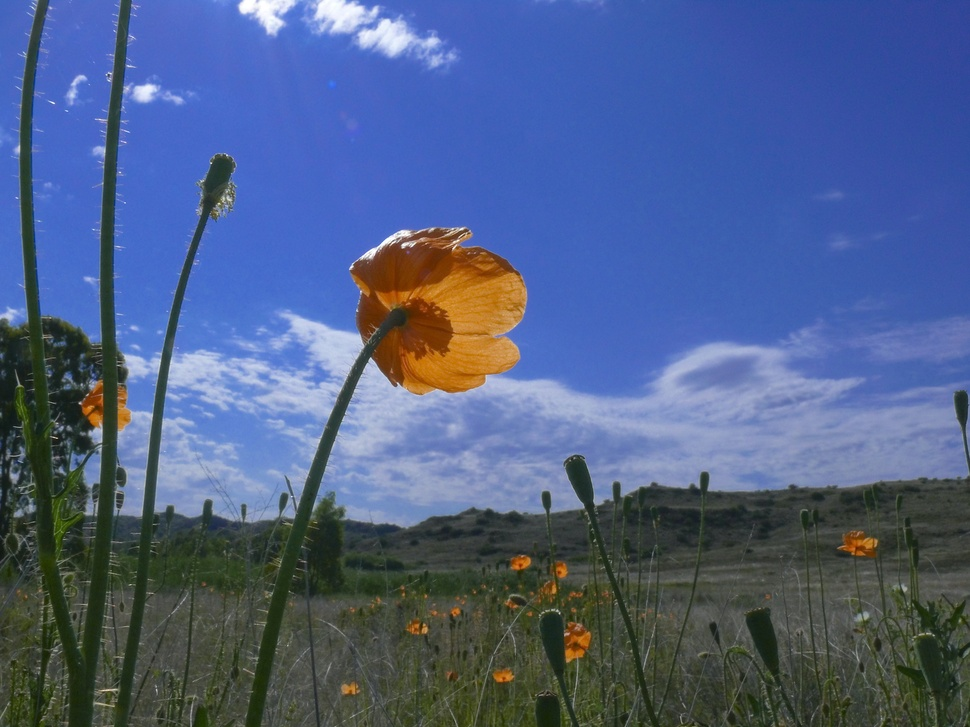
#> input picture image.jpg, 970 x 727 px, shrunk from 1598 x 1198 before the run
$ python 'Image Filter Code.py'
#> lines starting #> are read from the running program, lines starting #| are printed output that depends on the picture
######################################
# Image Filter Project Starter Code  #
#                                    #
#           Project STEM             #
#                                    #
#              9/20/19               #
#                                    #
######################################

# Before running any code, please run the following in the shell :
# pip install -r requirement.txt

# importing PIL.Image library and os library
from PIL import Image #from PIL import Image
import os

# Deletes old created images if they exist
images = ["combinedFilters.jpg","shade.jpg","tempdiffusion.jpg","enhance.jpg","grey.jpg"]
for i in images:
  if os.path.exists(i):
    os.remove(i)

# Adds two blank lines before any output
print("\n\n")

# Opens image - upload a Local File into repl.it
img = Image.open('image.jpg')
#> img is the input picture: PIL image 970x727 RGB; mean R, G, B 78.3, 96, 135

# Rescale image size down, if original is too large
width = img.width
#> width = 970
height = img.height
#> height = 727
mwidth = width // 1000
#> mwidth = 0
mheight = height // 1000
#> mheight = 0
if mwidth > mheight:
  scale = mwidth
else:
  scale = mheight
#> scale = 0
if scale != 0:
  img = img.resize( (width // scale, height // scale) )

########################
#    Example Filter    #
########################
def grey():
  # Creates an ImageCore Object from original image
  pixels = img.getdata()
  # Creates empty array to hold new pixel values
  new_pixels = []
  # For every pixel from our original image, it saves
  # a copy of that pixel to our new_pixels array
  for p in pixels:
    new_pixels.append(p)
  # Starts at the first pixel in the image
  location = 0
  # Continues until it has looped through all pixels
  while location < len(new_pixels):
    # Gets the current color of the pixel at location
    p = new_pixels[location]
    # Splits color into red, green and blue components
    r = p[0]
    g = p[1]
    b = p[2]
    # Perform pixel manipulation and stores results
    # to a new red, green and blue components

    newr = (r + g + b) // 3
    newg = (r + g + b) // 3
    newb = (r + g + b) // 3

    # Assign new red, green and blue components to pixel
    # at that specific location
    new_pixels[location] = (newr, newg, newb)
    # Changes the location to the next pixel in array
    location = location + 1
  # Creates a new image, the same size as the original
  # using RGB value format
  newImage = Image.new("RGB", img.size)
  # Assigns the new pixel values to newImage
  newImage.putdata(new_pixels)
  # Sends the newImage back to the main portion of program
  return newImage


#####################
#    Your Filter    #
#####################
#Establishing variables for color manipulation
Rvalue = 0
Gvalue = 0
Bvalue = 0

def shade(color):
  # Creates an ImageCore Object from original image
  pixels = img.getdata()
  # Creates empty array to hold new pixel values
  new_pixels = []
  # Creates variables for color RGB manipulation

  # For every pixel from our original image, it saves
  # a copy of that pixel to our new_pixels array
  for p in pixels:
    new_pixels.append(p)
  # Starts at the first pixel in the image
  location = 0

  if color == "pink":
    Rvalue = 50
    Bvalue = 50
    Gvalue = 1
  elif color == "green":
    Rvalue = 1
    Bvalue = 1
    Gvalue = 60
  elif color == "orange":
    Rvalue = 60
    Bvalue = 1
    Gvalue = 20

  # Continues until it has looped through all pixels
  while location < len(new_pixels):
    # Gets the current color of the pixel at location
    p = new_pixels[location]
    # Splits color into red, green and blue components
    r = p[0]
    g = p[1]
    b = p[2]
    # Perform pixel manipulation and stores results
    # to a new red, green and blue components

    newr = r + Rvalue
    newg = g + Gvalue
    newb = b + Bvalue

    # Assign new red, green and blue components to pixel
    # at that specific location
    new_pixels[location] = (newr, newg, newb)
    # Changes the location to the next pixel in array
    location = location + 1
  # Creates a new image, the same size as the original
  # using RGB value format
  newImage = Image.new("RGB", img.size)
  # Assigns the new pixel values to newImage
  newImage.putdata(new_pixels)
  # Sends the newImage back to the main portion of program
  return newImage


#####################################
#    Your Filters with User Input   #
#####################################
#establishing variables for color manipulation
coolr = 0
coolg = 0
coolb = 0

def tempdiffusion(tone):
  # Creates an ImageCore Object from original image
  pixels = img.getdata()
  # Creates empty array to hold new pixel values
  new_pixels = []
  # For every pixel from our original image, it saves
  # a copy of that pixel to our new_pixels array
  for p in pixels:
    new_pixels.append(p)
  # Starts at the first pixel in the image
  location = 0
  # Continues until it has looped through all pixels
  if tone == "warm":
    while location < len(new_pixels):
      # Gets the current color of the pixel at location
      p = new_pixels[location]
      # Splits color into red, green and blue components
      r = p[0]
      g = p[1]
      b = p[2]
      # Perform pixel manipulation and stores results
      # to a new red, green and blue components

      #Setting variables to change RGB values


      newr = r + (r // 2)
      newg = g + (g // 2)
      newb = b


      # Assign new red, green and blue components to pixel
      # at that specific location
      new_pixels[location] = (newr, newg, newb)
      # Changes the location to the next pixel in array
      location = location + 1
  if tone == "cool":
    while location < len(new_pixels):
      # Gets the current color of the pixel at location
      p = new_pixels[location]
      # Splits color into red, green and blue components
      r = p[0]
      g = p[1]
      b = p[2]
      # Perform pixel manipulation and stores results
      # to a new red, green and blue components


      newr = r
      newg = g + (g // 2)
      newb = b + (b // 2)

      # Assign new red, green and blue components to pixel
      # at that specific location
      new_pixels[location] = (newr, newg, newb)
      # Changes the location to the next pixel in array
      location = location + 1
  # Creates a new image, the same size as the original
  # using RGB value format
  newImage = Image.new("RGB", img.size)
  # Assigns the new pixel values to newImage
  newImage.putdata(new_pixels)
  # Sends the newImage back to the main portion of program
  return newImage

def enhance(scale):
  # Creates an ImageCore Object from original image
  pixels = img.getdata()
  # Creates empty array to hold new pixel values
  new_pixels = []
  # For every pixel from our original image, it saves
  # a copy of that pixel to our new_pixels array
  for p in pixels:
    new_pixels.append(p)
  # Starts at the first pixel in the image
  location = 0
  # Continues until it has looped through all pixels
  while location < len(new_pixels):
    # Gets the current color of the pixel at location
    p = new_pixels[location]
    # Splits color into red, green and blue components
    r = p[0]
    g = p[1]
    b = p[2]
    # Perform pixel manipulation and stores results
    # to a new red, green and blue components
    enhanceScale = ((scale * 8) + 50) // 10

    newr = r // 5 * enhanceScale
    newg = g // 5 * enhanceScale
    newb = b // 5 * enhanceScale

    # Assign new red, green and blue components to pixel
    # at that specific location
    new_pixels[location] = (newr, newg, newb)
    # Changes the location to the next pixel in array
    location = location + 1
  # Creates a new image, the same size as the original
  # using RGB value format
  newImage = Image.new("RGB", img.size)
  # Assigns the new pixel values to newImage
  newImage.putdata(new_pixels)
  # Sends the newImage back to the main portion of program
  return newImage

# Creates the four filter images and saves them to our files
a = grey()
#> the loop in grey, `for p in pixels:` made 705190 passes
#> p on passes 1 to 3: (66, 103, 191), (65, 102, 190), (65, 101, 189)
#> after the loop in grey, `for p in pixels:`: new_pixels = 705190 items
#> the loop in grey, `while location < len(new_pixels):` made 705190 passes
#> (r, g, b, newr, newg, newb) on passes 1 to 3: (66, 103, 191, 120, 120, 120), (65, 102, 190, 119, 119, 119), (65, 101, 189, 118, 118, 118)
#> after the loop in grey, `while location < len(new_pixels):`: location = 705190
#> in grey, `newImage = Image.new("RGB", img.size)`: newImage: PIL image 970x727 RGB; every value is 0
a.save("grey.jpg")
b = shade("pink")
#> the loop in shade, `for p in pixels:` made 705190 passes
#> after the loop in shade, `for p in pixels:`: new_pixels = 705190 items
#> the loop in shade, `while location < len(new_pixels):` made 705190 passes
#> (r, g, b, newr, newg, newb) on passes 1 to 3: (66, 103, 191, 116, 104, 241), (65, 102, 190, 115, 103, 240), (65, 101, 189, 115, 102, 239)
#> in shade, `newImage.putdata(new_pixels)`:
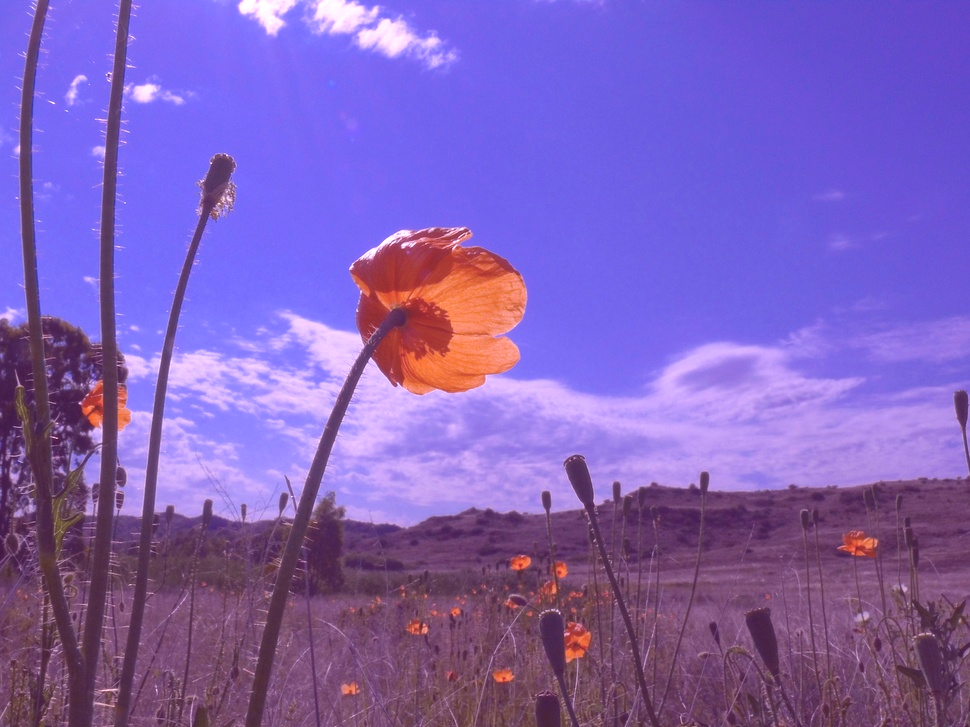
#> newImage: PIL image 970x727 RGB; mean R, G, B 128.2, 97, 184.1
b.save("Pink.jpg")
c = shade("green")
#> call 2 of shade, with color = 'green'
#> the loop in shade (call 2), `for p in pixels:` made 705190 passes
#> in shade (call 2), `newImage.putdata(new_pixels)`:
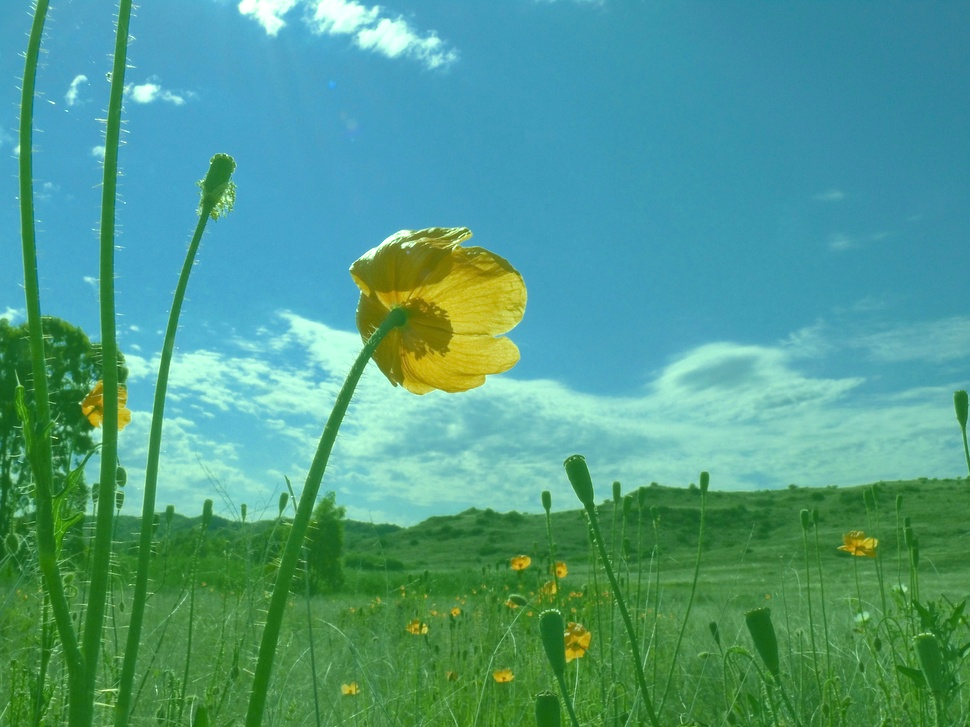
#> newImage: PIL image 970x727 RGB; mean R, G, B 79.3, 155.8, 136
c. save("Green.jpg")
d = shade("orange")
#> call 3 of shade, with color = 'orange'
#> the loop in shade (call 3), `for p in pixels:` made 705190 passes
#> in shade (call 3), `newImage.putdata(new_pixels)`:
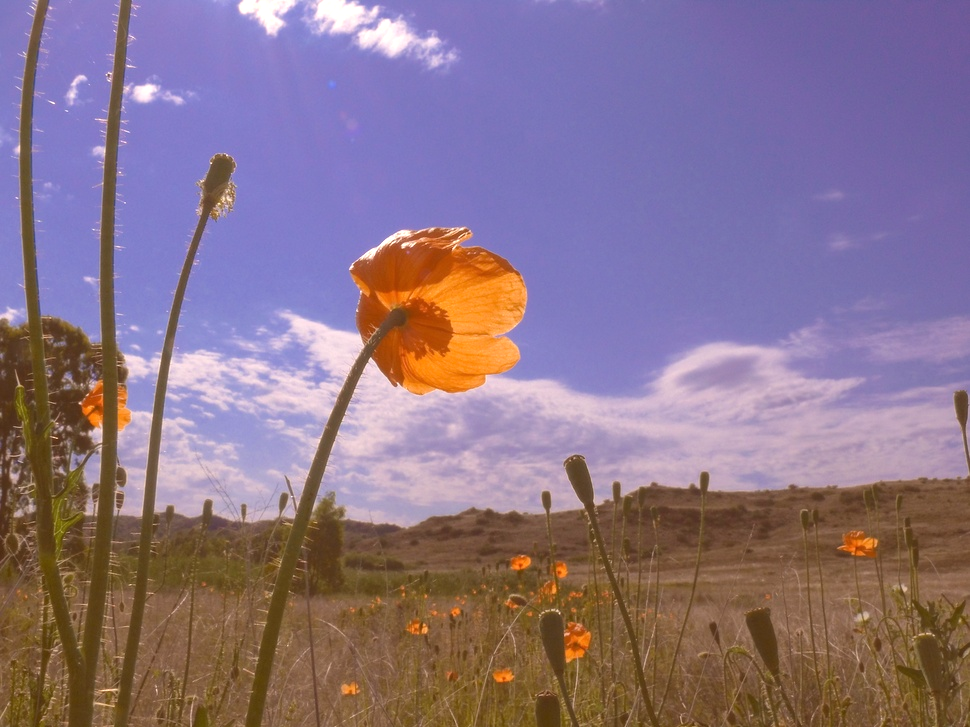
#> newImage: PIL image 970x727 RGB; mean R, G, B 138.1, 116, 136
d.save("Orange.jpg")
e = tempdiffusion("warm")
#> the loop in tempdiffusion, `for p in pixels:` made 705190 passes
#> in tempdiffusion, `newImage.putdata(new_pixels)`:
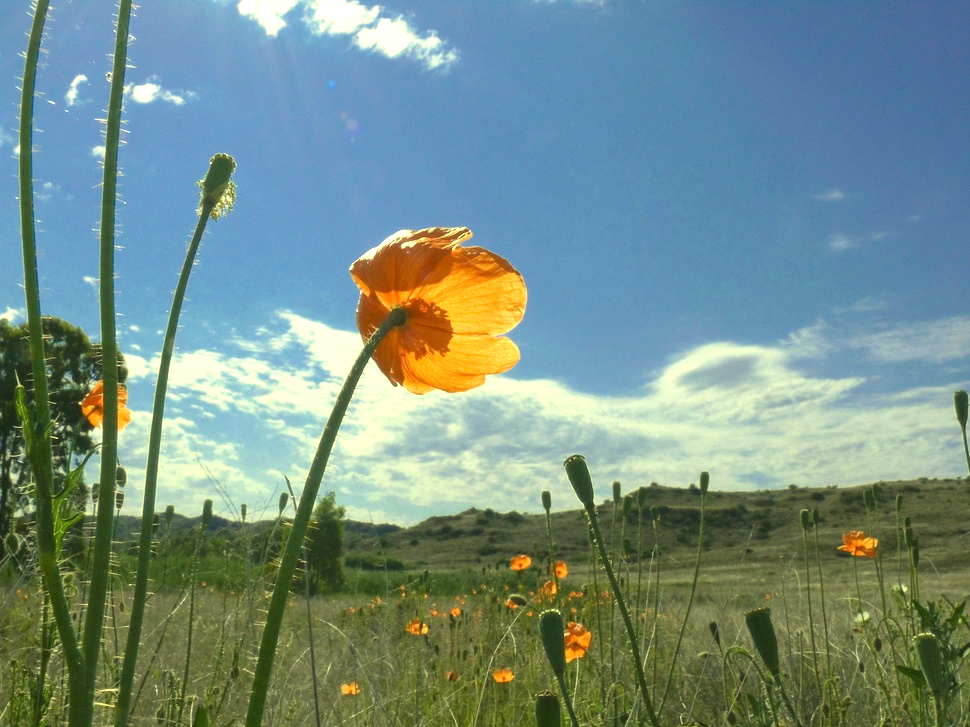
#> newImage: PIL image 970x727 RGB; mean R, G, B 116.1, 142.7, 135
e.save("tempdiffusion_warm.jpg")
f = tempdiffusion("cool")
#> call 2 of tempdiffusion, with tone = 'cool'
#> the loop in tempdiffusion (call 2), `for p in pixels:` made 705190 passes
#> in tempdiffusion (call 2), `newImage.putdata(new_pixels)`:
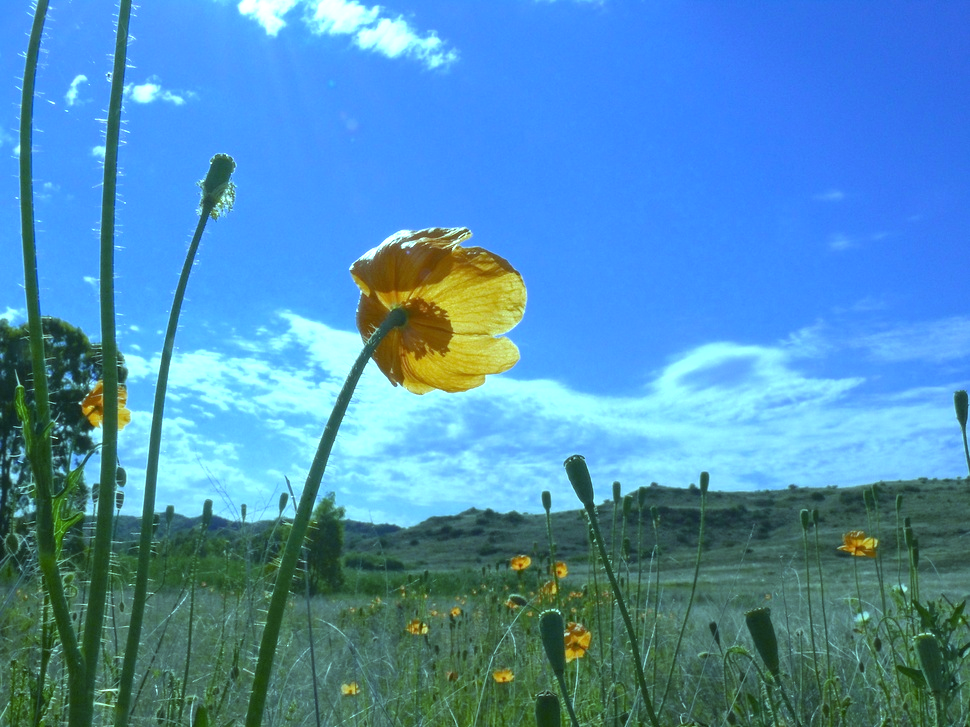
#> newImage: PIL image 970x727 RGB; mean R, G, B 78.3, 142.7, 183.8
f.save("tempdiffusion_cool.jpg")
g = enhance(5)
#> the loop in enhance, `for p in pixels:` made 705190 passes
#> in enhance, `newImage.putdata(new_pixels)`:
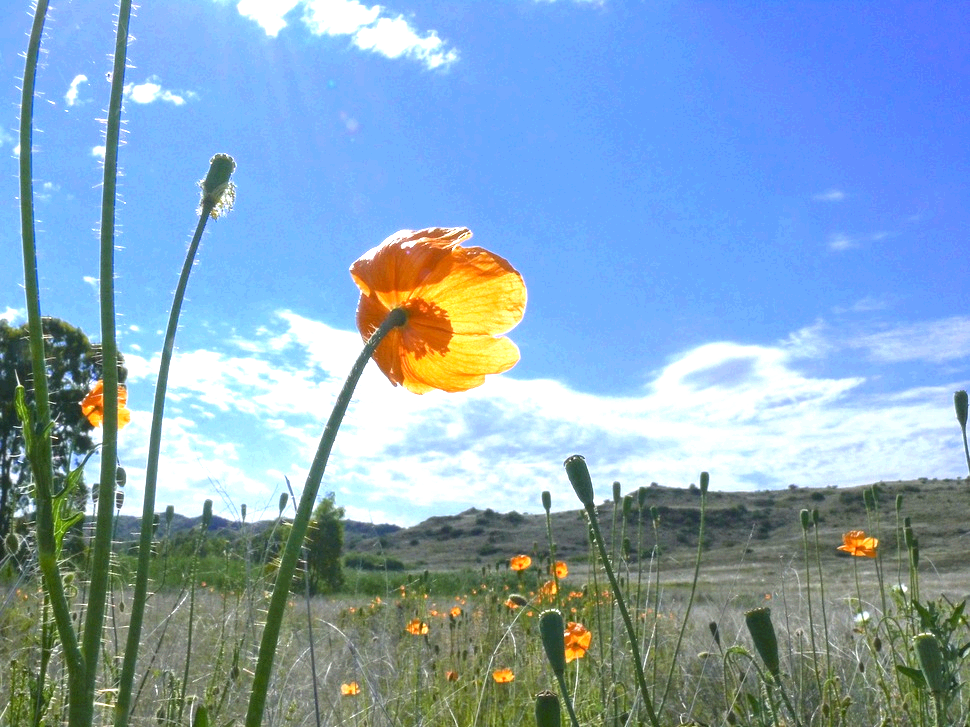
#> newImage: PIL image 970x727 RGB; mean R, G, B 133.7, 165, 189.5
g.save("enhance.jpg")


# Image filter names for use below
f1 = "shade"
f2 = "tempdiffusion"
f3 = "enhance"


# Apply multiple filters through prompts with the user
#> (the run stopped early here; a loop or call above may not have finished)
